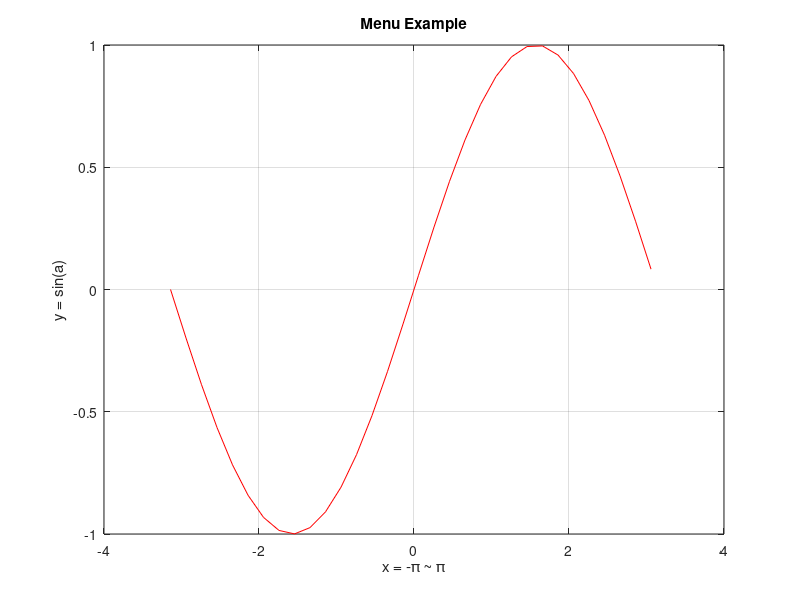

Write the MATLAB code that produced this figure.
clc; clear;

a = -pi:0.2:pi;
b=sin(a); c=['r', 'b', 'g'];
d = menu('Choose a color', 'Red', 'Blue', 'Green');

plot(a, b, c(d));
title('Menu Example'); xlabel('x = -π ~ π'); ylabel('y = sin(a)');
grid on;